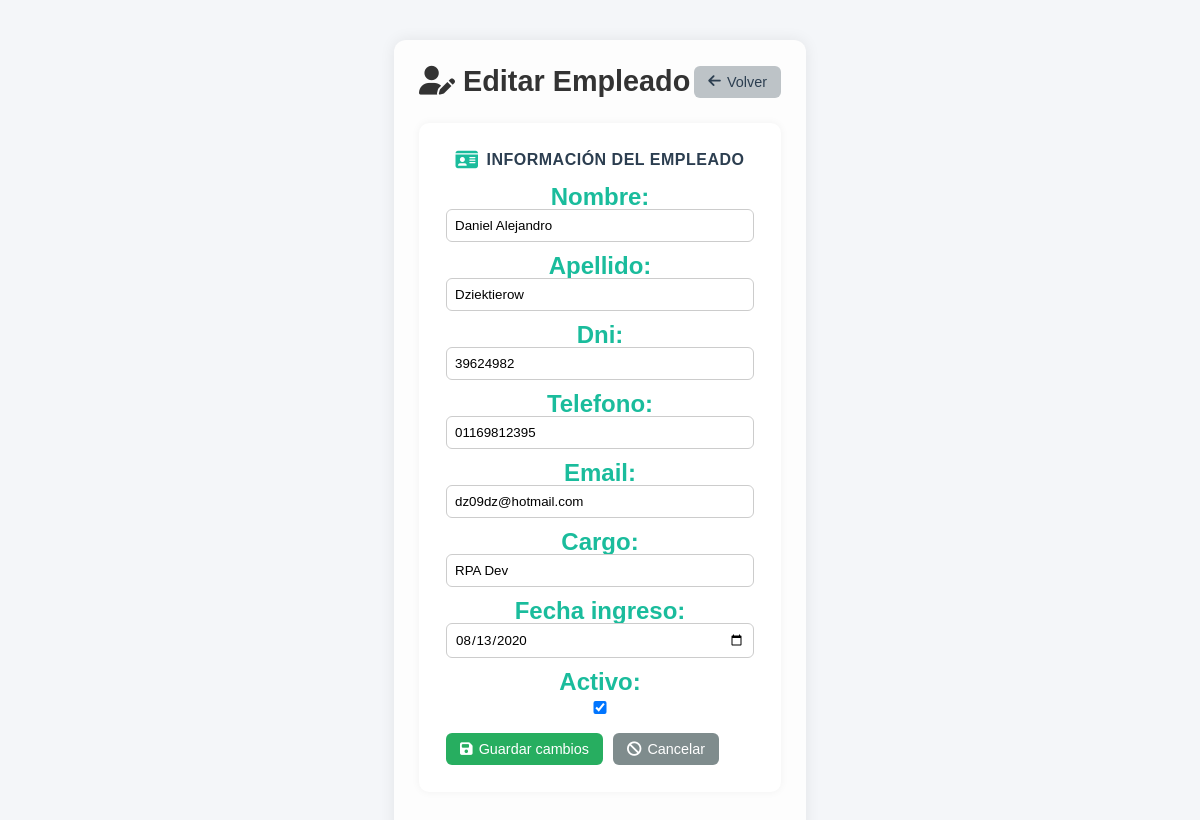
The page /account/personal/3/editar/ (signed in) on the database its author committed.
### usuario/models.py (models this page shows, shortened)
class Personal(models.Model):
    nombre = models.CharField(max_length=100)
    apellido = models.CharField(max_length=100)
    dni = models.CharField(max_length=15, unique=True)
    telefono = models.CharField(max_length=20, blank=True, null=True)
    email = models.EmailField(blank=True, null=True)
    cargo = models.CharField(max_length=100)
    fecha_ingreso = models.DateField()
    activo = models.BooleanField(default=True)

### usuario/views.py (the view, shortened to what this page needs)
# urls.py: path('personal/<int:id>/editar/', views.editar_personal, name='editar_personal'),
@login_required
def editar_personal(request, id):
    empleado = get_object_or_404(Personal, pk=id)
    form = PersonalForm(instance=empleado)
    return render(request, 'account/personal_editar.html', {
        'form': form,
        'empleado': empleado
    })

### usuario/forms.py
class PersonalForm(forms.ModelForm):
    class Meta:
        model = Personal
        fields = ['nombre', 'apellido', 'dni', 'telefono', 'email', 'cargo', 'fecha_ingreso', 'activo']
        widgets = {
            'fecha_ingreso': forms.DateInput(attrs={'type': 'date'}),
        }

### usuario/templates/account/personal_editar.html (shortened to what this page needs)
{% extends "base.html" %}
{% load static %}
{% block content %}
<div class="personal-container">
  <header class="personal-header">
    <h1><i class="fa-solid fa-user-pen"></i> Editar Empleado</h1>
    <a href="{% url 'usuario:gestion_personal' %}" class="btn btn-back">
      <i class="fa-solid fa-arrow-left"></i> Volver
    </a>
  </header>
  <section class="panel form-panel">
    <h3><i class="fa-solid fa-id-card"></i> Información del empleado</h3>
    <form method="post" class="personal-form" onsubmit="return confirmarGuardado();">
      <div class="form-grid">
        {{ form.as_p }}
      </div>
      <div class="acciones-form">
        <button type="submit" name="guardar" class="btn btn-success">
          <i class="fa-solid fa-floppy-disk"></i> Guardar cambios
        </button>
        <button type="submit" name="cancelar" class="btn btn-secondary">
          <i class="fa-solid fa-ban"></i> Cancelar
        </button>
      </div>
    </form>
  </section>
</div>
{% endblock %}

### static/account/css/style_acceso.css (style rules this page uses)
* { margin: 0; padding: 0; box-sizing: border-box; font-family: Arial, Helvetica, sans-serif; }
body { display: flex; justify-content: center; align-items: center; min-height: 100vh; background: #f4f6f9; }

### static/account/css/style_dashboard.css (style rules this page uses)
* { margin: 0; padding: 0; box-sizing: border-box; font-family: Arial, Helvetica, sans-serif; }
body { display: flex; min-height: 100vh; background-color: #f4f6f9; }
.panel { background: #fff; padding: 25px 20px; border-radius: 12px; box-shadow: 0 4px 12px rgba(0,0,0,0.1); text-align: center; transition: all 0.3s ease; cursor: pointer; border: 2px solid transparent; position: relative; overflow: hidden; min-height: 140px; display: flex; flex-direction: column; justify-content: center; align-items: center; }
.panel::before { content: ''; position: absolute; left: 0; top: 0; height: 100%; width: 0; background: #1abc9c; transition: width 0.3s ease; border-radius: 12px 0 0 12px; }
.panel h3 { font-size: 16px; margin-bottom: 12px; color: #2c3e50; display: flex; align-items: center; gap: 8px; font-weight: 600; text-transform: uppercase; letter-spacing: 0.5px; }
.panel h3 i { font-size: 20px; color: #1abc9c; }
.panel p { font-size: 24px; font-weight: bold; color: #1abc9c; margin: 0; line-height: 1; }

### static/account/css/style_personal.css (style rules this page uses)
.personal-container { max-width: 1000px; margin: 40px auto; background: #fdfdfd; padding: 25px; border-radius: 12px; box-shadow: 0 0 15px rgba(0,0,0,0.08); }
.personal-header { display: flex; justify-content: space-between; align-items: center; margin-bottom: 25px; }
.personal-header h1 { color: #333; font-size: 1.8em; }
.btn { display: inline-flex; align-items: center; gap: 6px; border: none; border-radius: 6px; padding: 8px 14px; cursor: pointer; text-decoration: none; font-size: 0.9em; transition: 0.2s; }
.btn-success { background-color: #27ae60; color: #fff; }
.btn-back { background-color: #bdc3c7; color: #2c3e50; }
.panel { margin-bottom: 30px; background: #fff; padding: 20px; border-radius: 10px; box-shadow: 0 0 8px rgba(0,0,0,0.05); }
.panel h3 { color: #2c3e50; margin-bottom: 15px; }
.form-grid p { margin-bottom: 10px; }
input, select { width: 100%; padding: 6px; border-radius: 6px; border: 1px solid #ccc; }
.form-panel { background: #fff; padding: 25px; border-radius: 10px; box-shadow: 0 0 8px rgba(0,0,0,0.05); }
.personal-form .form-grid p { margin-bottom: 12px; }
.personal-form input, .personal-form select { width: 100%; padding: 8px; border-radius: 6px; border: 1px solid #ccc; }
.acciones-form { display: flex; gap: 10px; margin-top: 15px; }
.btn-secondary { background-color: #7f8c8d; color: white; }

### rows shown on the page
Personal: nombre "Daniel Alejandro", apellido "Dziektierow", dni "39624982", telefono "01169812395", email "dz09dz@hotmail.com", cargo "RPA Dev", fecha_ingreso "08/13/2020", activo "☑"
